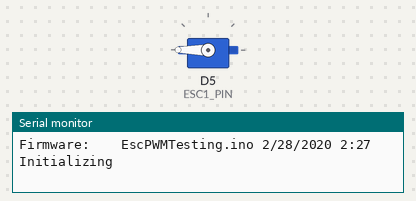
Recording of a sketch running on a simulated ESP8266 (NodeMCU). Shown: servo, the last lines printed to the serial monitor.

Above: at 0.1 s.
At 10.0 s:
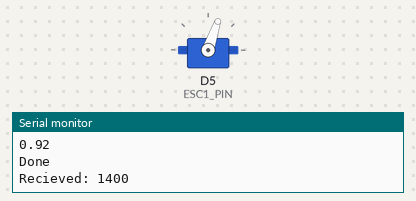
At 27.0 s:
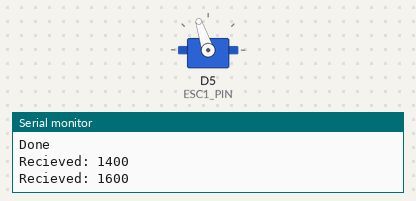
At 32.1 s:
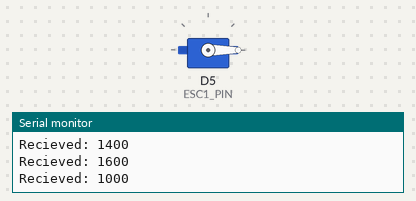
Timing chart, 0 to 33.6 s (numbered marks = the images above):
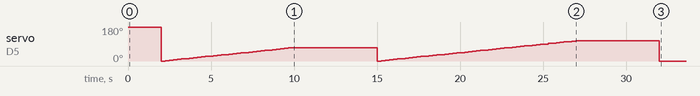

Measured:
- by itself, servo on D5 (ESC1_PIN): 180° → 0° at 2.0 s, → 2° 0.24 s later, → 4° 0.24 s later, → 6° 0.24 s later, … (86 changes in this stretch)

The sketch:

test_pwm_brushless_ESC.ino
```cpp
/*
 Name:		EscPWMTesting.ino
 Created:	2/15/2020 10:10:00 PM
 Author:	Mikey
*/

//these values copied from the BlHeli configuration
#define ESC_MIN_THROTTLE		        1040
#define ESC_MAX_THROTTLE		        1960
#define ESC_REVERSE_THROTTLE	        100 // NOT USED

#define ESC_ARM_SIGNAL			        1000
#define ESC_ARM_TIME			        2000

#define ESC1_PIN                        D5

#define ESC_DEADZONE_RANGE              100
#define ESC_FLUTTER_RANGE               10

//ibus defines
#define IBUS_BUFFSIZE			        32    // Max iBus packet size (2 byte header, 14 channels x 2 bytes, 2 byte checksum)
#define IBUS_MAX_CHANNELS		        10    // My TX only has 10 channels, no point in polling the rest
#define IBUS_THROTTLE_CHANNEL           1

#include <Servo.h>

static uint8_t ibusIndex = 0;
static uint8_t ibus[IBUS_BUFFSIZE] = { 0 };
static uint16_t rcValue[IBUS_MAX_CHANNELS];

double rcScaleValue = 1;
Servo esc;

void setup()
{
    Serial.begin(115200);

    Identify();

    Serial.println("Initializing");

    esc.attach(ESC1_PIN, ESC_MIN_THROTTLE, ESC_MAX_THROTTLE);

    InitESC();

    rcScaleValue = DetermineRCScale();

    Serial.println("Done");
}

void loop()
{
    //if (ReadRx())
    if (1)
    {
        // cleaner version: WriteSpeed(ScaleRCInput(rcValue[IBUS_THROTTLE_CHANNEL]));

        //int valueRaw = rcValue[IBUS_THROTTLE_CHANNEL];
        //int x = Serial.read();
        Serial.println("Recieved: 1400");
        for(int i=1000; i < 1400; i++){
            int valueSpeed = ScaleRCInput(i);
            WriteSpeed(valueSpeed);
            delay(20);
        }
        delay(5000);

        Serial.println("Recieved: 1600");
        for (int i=1000; i < 1600; i++){
            int valueSpeed = ScaleRCInput(i);
            WriteSpeed(valueSpeed);
            delay(20);
        }
        delay(5000);


        Serial.println("Recieved: 1000");
        int valueSpeed = ScaleRCInput(1000);
        WriteSpeed(valueSpeed);
        delay(10000);
    }
}

void Identify()
{
    Serial.println("Firmware:		EscPWMTesting.ino 2/28/2020 2:27");
}

double DetermineRCScale()
{
    double range = ESC_MAX_THROTTLE - ESC_MIN_THROTTLE;
    Serial.println(range / 1000);
    return (range / 1000); //1000 is the normal range for PWM signals (1000us to 2000us)
}

int ScaleRCInput(int rcValue)
{
    return ((rcValue - 1000) * rcScaleValue) + ESC_MIN_THROTTLE;
}

void InitESC()
{
    esc.writeMicroseconds(ESC_ARM_SIGNAL);
    unsigned long now = millis();
    while (millis() < now + ESC_ARM_TIME)
    {
        esc.writeMicroseconds(ESC_MAX_THROTTLE);
    }
    esc.writeMicroseconds(ESC_ARM_SIGNAL);
}

bool isDeadzone(int speed)
{
    if (speed >= (ESC_REVERSE_THROTTLE - ESC_DEADZONE_RANGE) && speed <= (ESC_REVERSE_THROTTLE + ESC_DEADZONE_RANGE))
    {
        return true;
    }
    return false;
}

void WriteSpeed(int speed)
{
    if (isDeadzone(speed)) speed == ESC_REVERSE_THROTTLE;

    int curSpeed = esc.readMicroseconds();

    if (curSpeed >= (speed - ESC_FLUTTER_RANGE) && curSpeed <= (speed + ESC_FLUTTER_RANGE))
    {
        return;
    }

    esc.writeMicroseconds(speed);
}

bool ReadRx()
{
    if (Serial.available())
    {
        uint8_t val = Serial.read();
        // Look for 0x20 0x40 as start of packet
        if ((ibusIndex == 0 && val != 0x20) || (ibusIndex == 1 && val != 0x40))
        {
            return false;
        }

        if (ibusIndex == IBUS_BUFFSIZE)
        {
            ibusIndex = 0;
            memcpy(rcValue, ibus + 2, IBUS_MAX_CHANNELS * sizeof(uint16_t));
            return true;
        }
        else
        {
            ibus[ibusIndex] = val;
            ibusIndex++;
            return false;
        }
    }
    return false;
}
```
